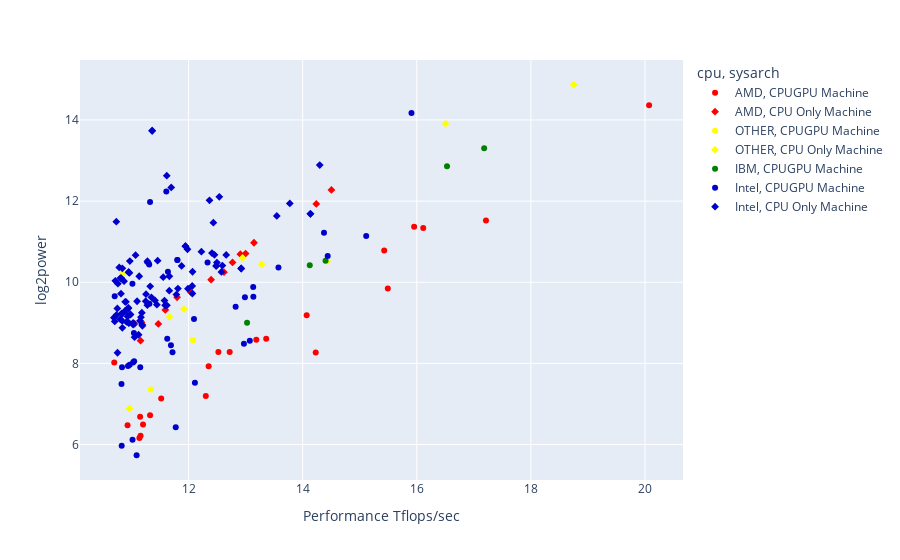

The notebook cell saved with this chart:
### Code cell
run top500analysis.py

### Figure 1 — Plotly figure (JSON) as saved in the notebook; plotly's stock layout.template omitted (floating-point values rounded to 4 significant figures; data arrays with more than 128 entries replaced by an {"elided": "..."} marker saying what was removed)
{"data": [{"customdata": [["Frontier"], ["LUMI"], ["Perlmutter"], ["Selene"], ["Adastra"], ["JUWELS Booster Module"], ["Voyager-EUS2"], ["Polaris"], ["SSC-21"], ["Chervonenkis"], ["Frontier TDS"], ["HiPerGator AI"], ["Pioneer-EUS"], ["Pioneer-SCUS"], ["Pioneer-WEU"], ["Pioneer-WUS2"], ["Galushkin"], ["Lyapunov"], ["Christofari Neo"], ["MeluXina - Accelerator Module"], ["NVIDIA Cambridge-1 DGX SuperPOD"], [null], ["JURECA Data Centric Module"], ["alpha ONE"], ["Karolina, GPU partition"], ["Titan"], ["Narval (GPU)"], ["Berzelius"], ["DiRAC, Tursa"], ["Athena"], ["BioHive-1"], ["PARAM Siddhi-AI"], ["rzVernal"], ["Tioga"], ["IARA"], ["davinci-1"], ["Big Red 200, GPU Partition"], ["VEGA HPC GPU"], ["Alex"], ["ASPIRE 2A (GPU Partition)"], ["Tenaya"], ["Topaze-gpu"], ["Komondor"], ["Spartan2"], ["Rattler"], ["NVIDIA DGX SuperPOD"], ["Wilkes-3"], ["SSC-21 Scalable Module"], ["MTS GROM"], ["Tethys"], ["Champollion"], ["NA-J2"], ["Agate"], [null]], "hovertemplate": "cpu=AMD<br>sysarch=CPUGPU Machine<br>Performance Tflops/sec=%{x}<br>log2power=%{y}<br>name=%{customdata[0]}<extra></extra>", "legendgroup": "AMD, CPUGPU Machine", "marker": {"color": "red", "symbol": "circle"}, "mode": "markers", "name": "AMD, CPUGPU Machine", "orientation": "v", "showlegend": true, "type": "scatter", "x": [20.07, 17.21, 16.11, 15.95, 15.49, 15.43, null, null, null, null, 14.23, 14.07, null, null, null, null, null, null, null, 13.36, null, null, 13.19, null, 12.72, null, 12.52, null, 12.35, 12.3, null, null, null, null, null, null, null, null, 11.52, null, null, null, null, 11.33, null, 11.2, 11.16, 11.15, null, 11.14, null, 10.93, null, 10.7], "xaxis": "x", "y": [14.36, 11.52, 11.34, 11.37, 9.848, 10.78, null, null, null, null, 8.27, 9.186, null, null, null, null, null, null, null, 8.608, null, null, 8.585, null, 8.281, null, 8.281, null, 7.93, 7.195, null, null, null, null, null, null, null, null, 7.137, null, null, null, null, 6.725, null, 6.491, 6.215, 6.687, null, 6.16, null, 6.475, null, 8.022], "yaxis": "y"}, {"customdata": [["CEA-HF"], ["ARCHER2"], ["Hawk"], ["Ghawar-1"], ["Cactus"], ["Dogwood"], ["Aitken"], ["Taranis"], ["Narwhal"], ["Belenos"], ["Levante"], ["JOLIOT-CURIE ROME"], ["LUMI-C"], ["MAHTI"], ["Betzy"], ["Discoverer"], ["Noctua 2"], ["Warhawk"], ["VEGA HPC CPU"], ["Anvil"], ["Ohtaka"], ["CARO"], ["Topaze-cpu"], ["Alps"], ["Karolina, CPU partition"], ["Freeman"], ["Spartan3"], ["ASPIRE 2A (CPU Partition)"], ["Expanse"], ["Big Red 200"], ["VSC-5"], ["MeluXina - Cluster Module"], ["Dardel"], ["CEA-HFi"], ["Betty"], ["Snellius Phase 1 CPU"], ["Setonix"], ["CARA"]], "hovertemplate": "cpu=AMD<br>sysarch=CPU Only Machine<br>Performance Tflops/sec=%{x}<br>log2power=%{y}<br>name=%{customdata[0]}<extra></extra>", "legendgroup": "AMD, CPU Only Machine", "marker": {"color": "red", "symbol": "diamond"}, "mode": "markers", "name": "AMD, CPU Only Machine", "orientation": "v", "showlegend": true, "type": "scatter", "x": [14.5, null, 14.24, null, null, null, 13.15, 13.0, null, 12.91, null, 12.77, 12.62, 12.4, null, null, 12.03, null, null, 11.8, null, null, null, 11.59, 11.47, null, null, null, null, null, 11.18, 11.16, null, null, null, 11.06, null, null], "xaxis": "x", "y": [12.28, null, 11.93, null, null, null, 10.97, 10.71, null, 10.69, null, 10.49, 10.25, 10.06, null, null, 9.763, null, null, 9.629, null, null, null, 9.317, 8.974, null, null, null, null, null, 9.011, 8.559, null, null, null, 8.977, null, null], "yaxis": "y"}, {"customdata": [["Advanced Computing System(PreE)"], ["AlphaCentauri"]], "hovertemplate": "cpu=OTHER<br>sysarch=CPUGPU Machine<br>Performance Tflops/sec=%{x}<br>log2power=%{y}<br>name=%{customdata[0]}<extra></extra>", "legendgroup": "OTHER, CPUGPU Machine", "marker": {"color": "yellow", "symbol": "circle"}, "mode": "markers", "name": "OTHER, CPUGPU Machine", "orientation": "v", "showlegend": true, "type": "scatter", "x": [12.08, 11.34], "xaxis": "x", "y": [8.57, 7.354], "yaxis": "y"}, {"customdata": [["Supercomputer Fugaku"], ["Sunway TaihuLight"], ["Wisteria/BDEC-01 (Odyssey)"], ["TOKI-SORA"], ["Earth Simulator -SX-Aurora TSUBASA"], ["Plasma Simulator"], ["Flow"], [null], [null], ["A64FX prototype"], ["Astra"]], "hovertemplate": "cpu=OTHER<br>sysarch=CPU Only Machine<br>Performance Tflops/sec=%{x}<br>log2power=%{y}<br>name=%{customdata[0]}<extra></extra>", "legendgroup": "OTHER, CPU Only Machine", "marker": {"color": "yellow", "symbol": "diamond"}, "mode": "markers", "name": "OTHER, CPU Only Machine", "orientation": "v", "showlegend": true, "type": "scatter", "x": [18.75, 16.51, 14.43, null, 13.29, 12.95, null, 11.92, 11.67, 10.97, 10.84], "xaxis": "x", "y": [14.87, 13.91, 10.52, null, 10.44, 10.6, null, 9.34, 9.142, 6.888, 10.22], "yaxis": "y"}, {"customdata": [["Summit"], ["Sierra"], ["Marconi-100"], ["Lassen"], ["PANGEA III"], ["AiMOS"], ["Longhorn"]], "hovertemplate": "cpu=IBM<br>sysarch=CPUGPU Machine<br>Performance Tflops/sec=%{x}<br>log2power=%{y}<br>name=%{customdata[0]}<extra></extra>", "legendgroup": "IBM, CPUGPU Machine", "marker": {"color": "green", "symbol": "circle"}, "mode": "markers", "name": "IBM, CPUGPU Machine", "orientation": "v", "showlegend": true, "type": "scatter", "x": [17.18, 16.53, 14.4, null, 14.12, 13.03, null], "xaxis": "x", "y": [13.3, 12.86, 10.53, null, 10.42, 9.0, null], "yaxis": "y"}, {"customdata": [["Tianhe-2A"], ["HPC5"], ["Dammam-7"], ["ABCI 2.0"], ["Piz Daint"], ["HPC4"], ["DGX SuperPOD"], ["Gadi"], ["Taiwania 2"], ["Dragão"], ["Raven-GPU"], ["TSUBAME3.0"], ["HoreKa-Green"], ["Artemis"], ["Christofari"], [null], ["TX-GAIA (Green AI Accelerator)"], ["Flow Type II subsystem"], ["Jean Zay"], ["Wisteria/BDEC-01 (Aquarius)"], ["Atlas"], [null], ["DGX Saturn V"], [null], ["Joule 2.0"], [null], [null], ["ATOS THX.A.B"], ["Cedar (GPU)"], [null], ["HPC2"], ["Fênix"], ["Thunder"], [null], ["Hypercluster"], ["HPC3"], ["Tianhe-1A"], ["PAI-BSystem"], ["cascade"], [null], [null], ["Lomonosov 2"], [null], [null], [null], [null], [null], [null], [null], [null], [null], [null], [null], ["Béluga"], [null], [null], [null], ["MN-3"], [null], [null], [null], [null], [null], [null], [null], [null], [null], ["MagicCube3"], [null], [null], [null], [null], [null], ["Phoenix - 2022"], ["Tianhe-2 LvLiang Solution"], ["Grace-GPU"], [null], [null], [null], [null], [null], [null], [null], [null], [null], [null], [null], ["Alvis"], [null], [null], [null], [null], [null], [null], ["Santos Dumont (SDumont)"], [null], ["JGV100System"], [null], [null], ["Snellius Phase 1 GPU"], ["szaisystem"], ["Bank P A2"], ["Bank P A2"], [null], ["Prometheus"]], "hovertemplate": "cpu=Intel<br>sysarch=CPUGPU Machine<br>Performance Tflops/sec=%{x}<br>log2power=%{y}<br>name=%{customdata[0]}<extra></extra>", "legendgroup": "Intel, CPUGPU Machine", "marker": {"color": "mediumblue", "symbol": "circle"}, "mode": "markers", "name": "Intel, CPUGPU Machine", "orientation": "v", "showlegend": true, "type": "scatter", "x": [15.91, 15.11, null, 14.44, 14.37, 13.58, null, null, 13.14, 13.13, 13.07, 12.99, 12.97, 12.83, null, null, 12.33, null, null, 12.11, 12.1, null, null, null, null, 11.8, 11.8, 11.78, 11.72, 11.69, 11.64, 11.63, 11.61, null, null, null, 11.33, 11.31, 11.31, null, null, null, null, null, null, null, null, null, null, null, null, null, null, 11.15, null, null, null, 11.09, null, null, null, null, null, null, null, 11.05, null, 11.04, 11.03, null, null, null, null, 11.02, 11.02, null, null, null, null, null, null, null, 10.97, null, null, null, 10.94, null, null, null, null, null, null, null, null, null, 10.83, null, null, 10.83, 10.82, null, null, null, 10.71], "xaxis": "x", "y": [14.17, 11.14, null, 10.64, 11.22, 10.37, null, null, 9.639, 9.881, 8.558, 9.63, 8.487, 9.394, null, null, 10.49, null, null, 7.523, 9.094, null, null, null, null, 10.55, 10.55, 6.427, 8.276, 8.449, 10.26, 8.606, 12.23, null, null, null, 11.98, 9.472, 10.43, null, null, null, null, null, null, null, null, null, null, null, null, null, null, 7.907, null, null, null, 5.736, null, null, null, null, null, null, null, 8.05, null, 8.748, 8.022, null, null, null, null, 6.115, 9.961, null, null, null, null, null, null, null, 7.966, null, null, null, 7.937, null, null, null, null, null, null, null, null, null, 7.907, null, null, 5.968, 7.492, null, null, null, 9.657], "yaxis": "y"}, {"customdata": {"elided": "283x1 str values"}, "hovertemplate": "cpu=Intel<br>sysarch=CPU Only Machine<br>Performance Tflops/sec=%{x}<br>log2power=%{y}<br>name=%{customdata[0]}<extra></extra>", "legendgroup": "Intel, CPU Only Machine", "marker": {"color": "mediumblue", "symbol": "diamond"}, "mode": "markers", "name": "Intel, CPU Only Machine", "orientation": "v", "showlegend": true, "type": "scatter", "x": {"elided": "283 float values"}, "xaxis": "x", "y": {"elided": "283 float values"}, "yaxis": "y"}], "layout": {"autosize": true, "legend": {"title": {"text": "cpu, sysarch"}, "tracegroupgap": 0}, "margin": {"t": 60}, "xaxis": {"anchor": "y", "autorange": true, "domain": [0, 1], "range": [10.09, 20.67], "title": {"text": "Performance Tflops/sec"}, "type": "linear"}, "yaxis": {"anchor": "x", "autorange": true, "domain": [0, 1], "range": [5.029, 15.57], "title": {"text": "log2power"}, "type": "linear"}}}
